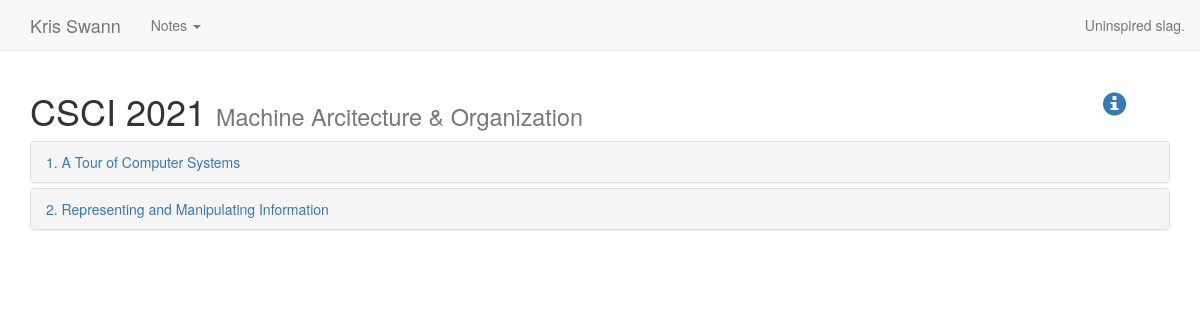
The page /notes/csci-2021/ on the database its author committed.
### coursenotes/models.py (models this page shows, shortened)
class Course(models.Model):
    name = models.CharField(max_length=500)
    dept_num = models.CharField(max_length=4)
    course_num = models.CharField(max_length=50)
    year = models.SmallIntegerField()
    semester = models.SmallIntegerField()
    instructor = models.CharField(max_length=1000)
    slug = models.SlugField(unique=True)
    SEM_FALL = 1
    SEM_SPRING = 2
    SEM_SUMMER = 3

class Chapter(models.Model):
    course = models.ForeignKey('Course', on_delete=models.CASCADE)
    number = models.SmallIntegerField()
    title = models.CharField(max_length=500)

### coursenotes/views.py (the view)
# urls.py: url(r'^(?P<course_slug>[\w-]+)/$', views.course_index, name='course_index'),
def course_index(request, course_slug):
    context = {
        'course': Course.objects.get(slug=course_slug),
    }
    context.update(get_base_context())
    return render(request, 'coursenotes/course_index.html', context)

### coursenotes/templatetags/custom_tags.py (called while the page is built)
@register.simple_tag
def route_active(request, route, *args):
    if request.path == reverse(route, args=args):
        return 'active'
    else:
        return ''

### coursenotes/views.py (called while the page is built)
def get_base_context():
    max_year = Course.objects.all().aggregate(Max('year'))['year__max']
    max_sem = Course.objects.filter(year=max_year).aggregate(Max('semester'))['semester__max']
    latest_course = Course.objects.order_by('-year', '-semester')[0]
    return {
        'recent_courses': Course.objects.filter(year=latest_course.year, semester=latest_course.semester).order_by('course_num')
    }

### coursenotes/templates/coursenotes/course_index.html (shortened to what this page needs)
{% extends "coursenotes/base.html" %}
{% load staticfiles %}
{% load custom_tags %}
{% block body %}
<div class="container">
    <div class="row">
        <div class="col-xs-11">
            <h1>{{ course.dept_num }} {{ course.course_num }} <small>{{ course.name }}</small></h1>
        </div>
        <div class="col-xs-1">
            <h3>
                <a href="{% url 'coursenotes:course_info' course.slug %}">
                    <span class="glyphicon glyphicon-info-sign"></span>
                </a>
            </h3>
        </div>
    </div>
    <div class="panel-group">
        {% for ch in course.chapter_set.all %}
        <div class="panel panel-default">
            <div class="panel-heading" ch-num="{{ ch.number }}">
                <a href="{% url 'coursenotes:chapter_view' course.slug ch.number %}">{{ ch.number }}. {{ ch.title }}</a>
            </div>
        </div>
        {% endfor %}
    </div>
</div>
{% endblock %}

### rows shown on the page
Course: dept_num "CSCI", course_num "2021", name "Machine Arcitecture & Organization"
Chapter: number "1", title "A Tour of Computer Systems"
Chapter: number "2", title "Representing and Manipulating Information"
